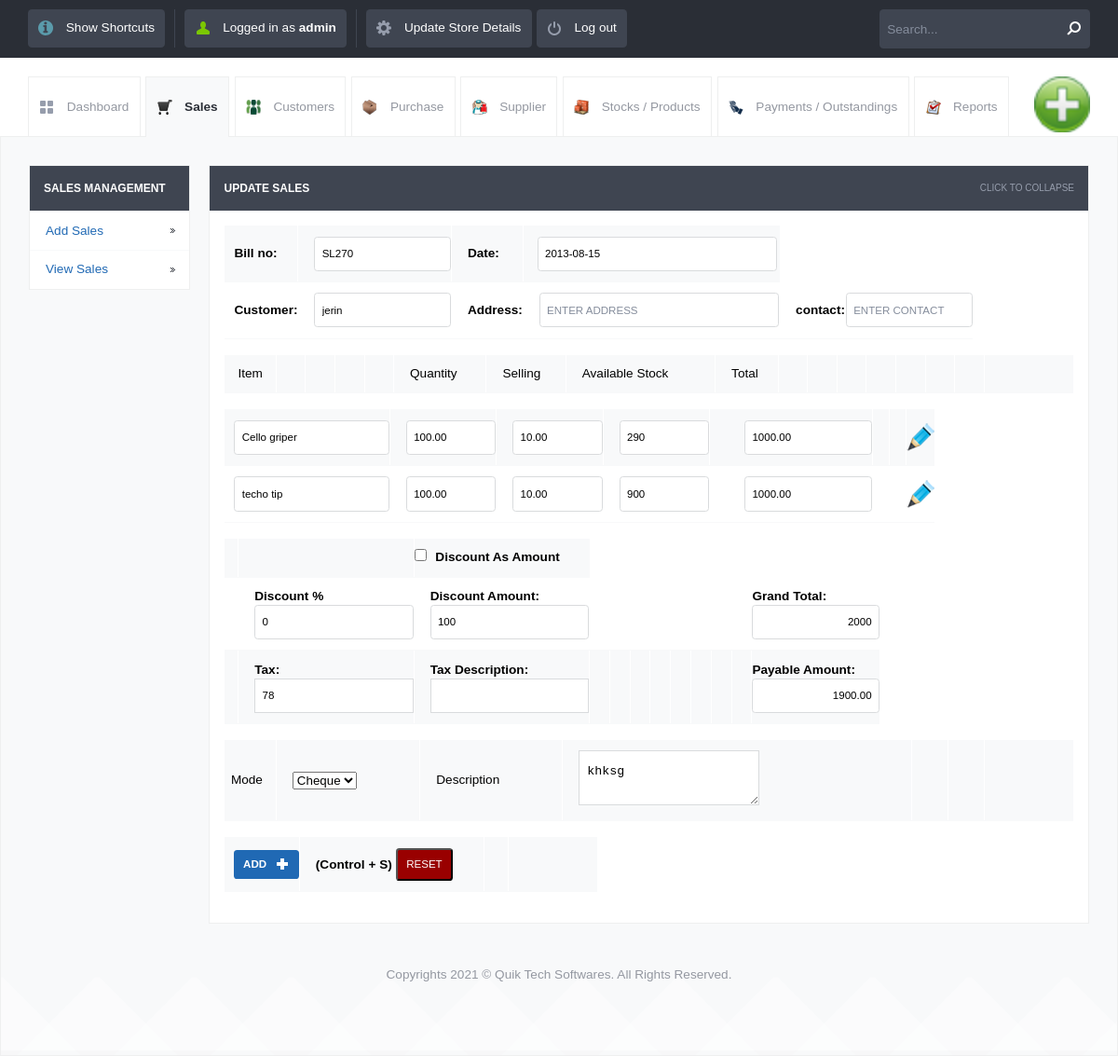
Page /update_sales.php?sid=28&table=stock_sales&return=view_sales.php (signed in) on the committed database.
### tables this page shows
CREATE TABLE `stock_sales` (
  `id` int(10) UNSIGNED NOT NULL,
  `transactionid` varchar(250) NOT NULL,
  `transidnumber` int(11) NOT NULL,
  `stock_name` varchar(200) NOT NULL,
  `category` varchar(120) NOT NULL,
  `supplier_name` varchar(200) NOT NULL,
  `selling_price` decimal(10,2) NOT NULL,
  `quantity` decimal(10,2) NOT NULL,
  `amount` decimal(10,2) NOT NULL,
  `date` date NOT NULL,
  `username` varchar(120) NOT NULL,
  `customer_id` varchar(120) NOT NULL,
  `subtotal` decimal(10,2) NOT NULL,
  `payment` decimal(10,2) NOT NULL,
  `balance` decimal(10,2) NOT NULL,
  `discount` decimal(10,0) NOT NULL,
  `tax` decimal(10,0) NOT NULL,
  `tax_dis` varchar(100) NOT NULL,
  `dis_amount` decimal(10,0) NOT NULL,
  `grand_total` decimal(10,0) NOT NULL,
  `due` date NOT NULL,
  `mode` varchar(250) NOT NULL,
  `description` varchar(500) NOT NULL,
  `count1` int(11) NOT NULL,
  `billnumber` varchar(120) NOT NULL
);

### update_sales.php (the view, shortened to what the rows shown need)
<?php
include_once("init.php");
?>
<!DOCTYPE html>
<html lang="en">
    <head>
        <link rel="stylesheet" href="css/style.css">
        <link rel="stylesheet" href="js/date_pic/date_input.css">
        <link rel="stylesheet" href="lib/auto/css/jquery.autocomplete.css">
        <?php include_once("tpl/common_js.php"); ?>
    </head>
    <body>
        <div id="content">
            <div class="page-full-width cf">
                <div class="side-content fr">
                    <div class="content-module">
                        <div class="content-module-main cf">
                            <?php
                            if (isset($_GET['sid']))
                                $id = $_GET['sid'];
                            $line = $db->queryUniqueObject("SELECT * FROM stock_sales WHERE id='$id'");
                            ?>
                            <form name="form1" method="post" id="form1" action="">
                                <table class="form" border="0" cellspacing="0" cellpadding="0">
                                    <tr>
                            <?php
                            $max = $db->maxOfAll("transactionid", "stock_sales");
                            ?>
                                        <td><input name="stockid" type="text" id="stockid" readonly="readonly" maxlength="200"
                                                   class="round default-width-input" style="width:130px "
                                                   value="<?php echo $line->transactionid; ?>"/></td>
                                        <td><input name="date" id="test1" placeholder="" value="<?php echo $line->date; ?> "
                                                   style="margin-left: 15px;" type="text" id="name" maxlength="200" class="round default-width-input"/>
                                        </td>
                                    </tr>
                                    <tr>
                                        <td><input name="supplier" placeholder="ENTER SUPPLIER" type="text" id="supplier"
                                                   value="<?php echo $line->customer_id; ?> " maxlength="200"
                                                   class="round default-width-input" style="width:130px "/></td>
                                                   value="<?php $quantity = $db->queryUniqueValue("SELECT customer_contact1 FROM customer_details WHERE customer_name='" . $line->customer_id . "'");
                            ?>" id="contact1" maxlength="200"
                                    </tr>
                                </table>
                                <div style="overflow:auto ;max-height:300px;  ">
                                    <table class="form" id="item_copy_final">
<?php
$sid = $line->transactionid;
$max = $db->maxOf("count1", "stock_sales", "transactionid ='$sid'");
for ($i = 1; $i <= $max; $i++) {
    $line1 = $db->queryUniqueObject("SELECT * FROM stock_sales WHERE transactionid ='$sid' and count1=$i");
    $item = $db->queryUniqueValue("SELECT transactionid  FROM stock_sales WHERE stock_name='" . $line1->stock_name . "'");
    ?>
                                            <tr>
                                                <td><input name="stock_name[]" type="text" id="<?php echo $item . "st" ?>"
                                                           maxlength="20" style="width: 150px" readonly="readonly"
                                                           class="round "
                                                           value="<?php echo $line1->stock_name; ?>"/></td>
                                                <td><input name="quantity[]" type="text" id="<?php echo $item . "q" ?>"
                                                           maxlength="20" class="round my_with"
                                                           value="<?php echo $line1->quantity; ?>" readonly="readonly"
                                                           onkeypress="return numbersonly(event)"/></td>
                                                <td><input type="hidden" name="s_id[]" value="<?php echo $line1->id; ?>"> <input
                                                        name="sell[]" type="text" id="<?php echo $item . "s" ?>" maxlength="20"
                                                        readonly="readonly" class="round my_with"
                                                        value="<?php echo $line1->selling_price; ?>"
                                                        onkeypress="return numbersonly(event)"/></td>
                                                <td><input name="stock[]" type="text" id="<?php echo $item . "p" ?>"
                                                           readonly="readonly" maxlength="200" class="round  my_with"
                                                           value="<?php $quantity = $db->queryUniqueValue("SELECT quantity FROM stock_avail WHERE name='" . $line1->stock_name . "'");
                                        echo $quantity;
                                        ?>"/></td>
                                                <td><input name="total[]" type="text" id="<?php echo $item . "to" ?>"
                                                           readonly="readonly" maxlength="20"
                                                           style="margin-left:20px;width: 120px" class="round "
                                                           value="<?php echo $line1->amount; ?>"/></td>
                                                <td><input type="hidden" id="<?php echo $item . "my_tot" ?>" maxlength="20"
                                                           value="<?php echo $line1->amount; ?>"/></td>
                                                <td><input type="hidden" id="<?php echo $item; ?>"><input type="hidden"
                                                </td>
                                                <td><input type=button value="" id="<?php echo $item; ?>"
                                                           style="width:30px;border:none;height:30px;background:url(images/edit_new.png)"
                                                           class="round" onclick="edit_stock_details(this.id)"></td>
                                            </tr>
<?php } ?>
                                    </table>
                                </div>
                                <table class="form">
                                    <tr>
                                        <td>Discount %<input type="text" maxlength="3" value="<?php echo $line->discount; ?>"
                                                             class="round" onkeyup=" discount_amount();
                                                                     "
                                                             onkeypress="return numbersonly(event);" name="discount"
                                                             id="discount">
                                        </td>
                                        <td>Discount Amount:<input type="text" readonly="readonly"
                                                                   value="<?php echo $line->dis_amount; ?>"
                                                                   onkeypress="return numbersonly(event);"
                                                                   onkeyup=" discount_as_amount();
                                                                           " class="round"
                                                                   id="disacount_amount" name="dis_amount">
                                        </td>
                                        <td>Grand Total:<input type="hidden" readonly="readonly"
                                            <input type="text" id="main_grand_total" readonly="readonly"
                                                   value="<?php echo $line->grand_total; ?>" class="round default-width-input"
                                                   style="text-align:right;width: 120px">
                                        </td>
                                    </tr>
                                    <tr>
                                        <td> Tax:<input type="text" name="tax" value="<?php echo $line->tax ?>"
                                                        onkeypress="return numbersonly(event);"></td>
                                        <td>Payable Amount:<input type="hidden" readonly="readonly" id="grand_total">
                                            <input type="text" id="payable_amount" value="<?php echo $line->subtotal; ?>"
                                                   readonly="readonly" name="payable" class="round default-width-input"
                                                   style="text-align:right;width: 120px">
                                        </td>
                                    </tr>
                                </table>
                                <table>
                                    <tr>
                                        <td><textarea name="description"><?php echo $line->description; ?></textarea></td>
                                    </tr>
                                </table>
                            </form>
                        </div>
                    </div>
                </div>
            </div>
    </body>
</html>

### rows in the picture
stock_sales: stockid "SL270", date "2013-08-15", supplier "jerin", stock_name "techo tip", quantity "100.00", selling_price "10.00", value "900", amount "1000.00", discount "0", dis_amount "100", grand_total "2000", tax "78", payable "1900.00", description "khksg"
stock_sales: stock_name "Cello griper", quantity "100.00", selling_price "10.00", value "290", amount "1000.00"

### other values in the picture
$POSNIC['username'] "admin"
